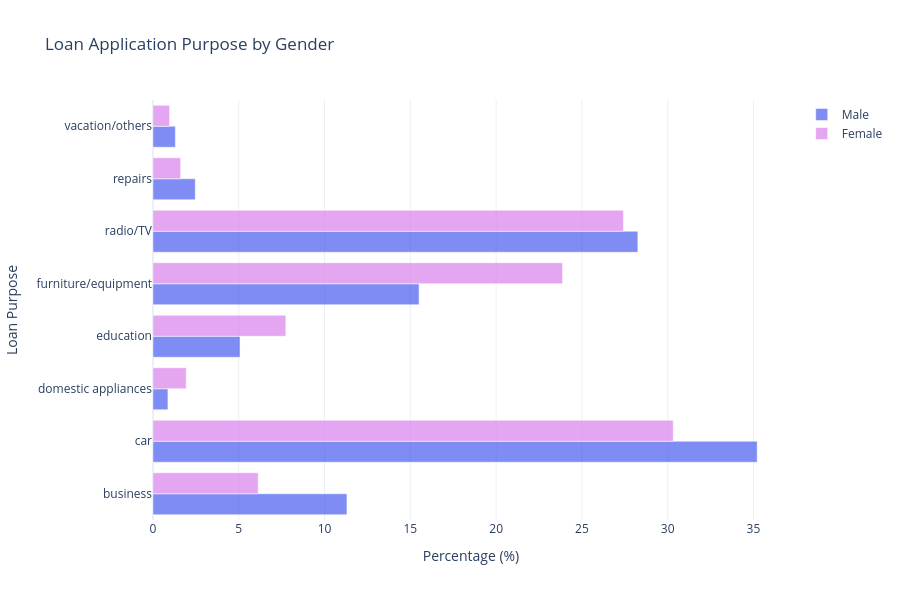

Notebook code for this chart:
### Code cell
import plotly.graph_objects as go

# Categories
purposes = [
    'business', 'car', 'domestic appliances', 'education',
    'furniture/equipment', 'radio/TV', 'repairs', 'vacation/others'
]

# Values (no string conversion — keep numeric)
male_values = sex_purpose['male'].values
female_values = sex_purpose['female'].values

# Create figure
fig = go.Figure()

# Male bars
fig.add_trace(go.Bar(
    y=purposes,
    x=male_values,
    name='Male',
    orientation='h',
    marker=dict(color='rgba(72,92,238,0.7)')
))

# Female bars
fig.add_trace(go.Bar(
    y=purposes,
    x=female_values,
    name='Female',
    orientation='h',
    marker=dict(color='rgba(217,128,234,0.7)')
))

# Layout
fig.update_layout(
    title="Loan Application Purpose by Gender",
    xaxis_title="Percentage (%)",
    yaxis_title="Loan Purpose",
    barmode='group',   # 🔥 better than stack for comparison
    template="plotly_white",
    height=600
)

fig.show()

### Figure 1 — Plotly figure (JSON) as saved in the notebook; plotly's stock layout.template omitted (floating-point values rounded to 4 significant figures)
{"data": [{"marker": {"color": "rgba(72,92,238,0.7)"}, "name": "Male", "orientation": "h", "type": "bar", "x": [11.3, 35.22, 0.8696, 5.072, 15.51, 28.26, 2.464, 1.304], "y": ["business", "car", "domestic appliances", "education", "furniture/equipment", "radio/TV", "repairs", "vacation/others"]}, {"marker": {"color": "rgba(217,128,234,0.7)"}, "name": "Female", "orientation": "h", "type": "bar", "x": [6.129, 30.32, 1.935, 7.742, 23.87, 27.42, 1.613, 0.9677], "y": ["business", "car", "domestic appliances", "education", "furniture/equipment", "radio/TV", "repairs", "vacation/others"]}], "layout": {"barmode": "group", "height": 600, "title": {"text": "Loan Application Purpose by Gender"}, "xaxis": {"title": {"text": "Percentage (%)"}}, "yaxis": {"title": {"text": "Loan Purpose"}}}}
